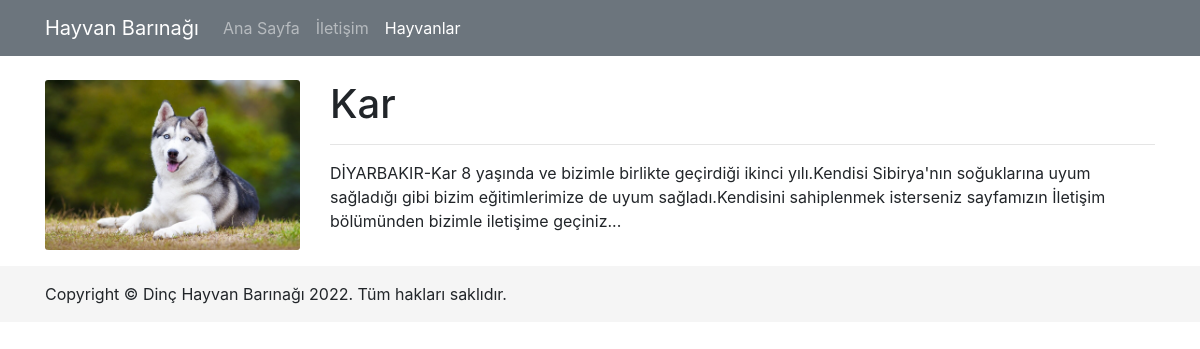
Screenshot of /hayvanlar/4 with the database file from the repository.
### hayvanlar/models.py (models this page shows, shortened)
class Hayvan(models.Model):
    name = models.CharField(max_length=50,verbose_name='Hayvan Adı:')
    description = models.TextField(verbose_name='Açıklama')
    image = models.CharField(max_length=25,verbose_name='Hayvan Resmi:')
    created_date = models.DateTimeField(auto_now_add=True,verbose_name='Aramıza Katılma Tarihi')
    isAvailable = models.BooleanField(default =True)
    def get_image_path(self):
        return '/img/' + self.image

### hayvanlar/views.py (the view)
# urls.py: path('<int:hayvan_id>', views.detail, name= 'detail'),
def detail(request,hayvan_id):
    hayvan = get_object_or_404(Hayvan,pk = hayvan_id)
    context = {
        'hayvan':hayvan
    }
    return render(request,'hayvanlar/detail.html',context)

### templates/hayvanlar/detail.html
{% extends 'layout.html' %}
{% load static %}
{% block content %}
    <div class="row">
        <div class="col-md-3">
            <img class = "card-img" src="{% static hayvan.get_image_path %}" alt="">
        </div>
        <div class="col-md-9">
            <h1>{{hayvan.name}}</h1>
            <hr>
            <p>
                {{hayvan.description}}
            </p>
        </div>
    </div>
{% endblock %}

### rows the page displays
Hayvan: image (picture), name "Kar", description "DİYARBAKIR-Kar 8 yaşında ve bizimle birlikte geçirdiği ikinci yılı.Kendisi Sibirya'nın soğuklarına uyum sağladığı gibi bizim eğitimlerimize de uyum sağladı.Kendisini sahiplenmek isterseniz sayfamızın İletişim bölümünden bizimle iletişime geçiniz..."
